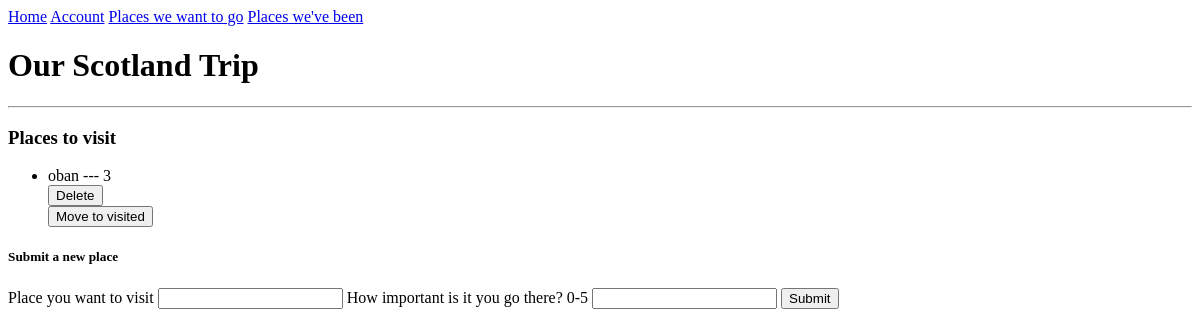
/visit (signed in), run on an earlier commit of the app's database.
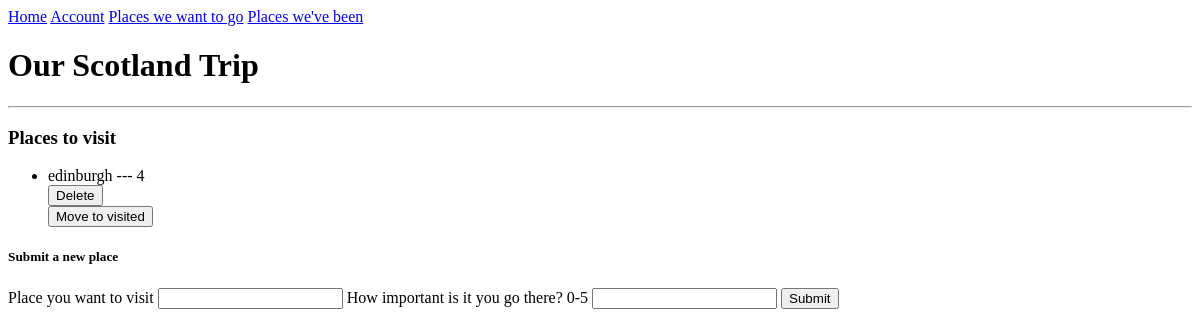
And on a later commit of the database.
### models.py (models this page shows)
class Visit(db.Model):
    id = db.Column(db.Integer, primary_key = True)
    place = db.Column(db.String(100), index= True)
    user_id = db.Column(db.Integer, db.ForeignKey('user.id'))
    rating = db.Column(db.Integer, index= True, unique = False)

### routes.py (the view)
@app.route("/visit", methods=["POST", "GET"])
@login_required
def visit():
    form = VisitForm()
    user = current_user
    user = User.query.filter_by(username = user.username).first()
    places = Visit.query.all()
    if request.method == "POST":
        place = Visit(place=form.place.data, user_id=user.id, rating=form.rating.data)
        db.session.add(place)
        db.session.commit()
        flash("The place has been successfully added")
        return redirect(url_for("visit", _external=True, _scheme="http"))
    return render_template("visit.html", form=form, user=user, places=places)

### forms.py
class VisitForm(FlaskForm):
    place = StringField("Place you want to visit", validators=[DataRequired()])
    rating= StringField("How important is it you go there? 0-5", validators=[DataRequired()])
    submit = SubmitField("Submit")

### models.py (called while the page is built)
    @login.user_loader
    def load_user(id):
        return User.query.get(int(id))

### templates/visit.html (shortened to what this page needs)
{% extends "base.html" %}
{% block content %}
<h3>Places to visit</h3>
{% for place in places %}
<ul>
    <li>{{ place.place }} --- {{ place.rating }} <form action="{{ url_for ('delete_place', place_id=place.id) }}" method="post">
        <input class="btn" type="submit" name="delete" value="Delete">
    </form>
    <form action="{{url_for('move_place', place_id = place.id) }}", method="post">
        <input class="btn" type="submit" name="move" value="Move to visited">
    </form></li>
</ul>
{% endfor %}
<h5>Submit a new place</h5>
<form action="" method="POST">
    {{form.place.label}}
    {{form.place()}}
    {{form.rating.label}}
    {{form.rating()}}
    {{form.submit()}}
</form>
{% endblock %}

What changed in the data, as far as the page shows it:
removed Visit: place "oban", rating "3"
added Visit: place "edinburgh", rating "4"
